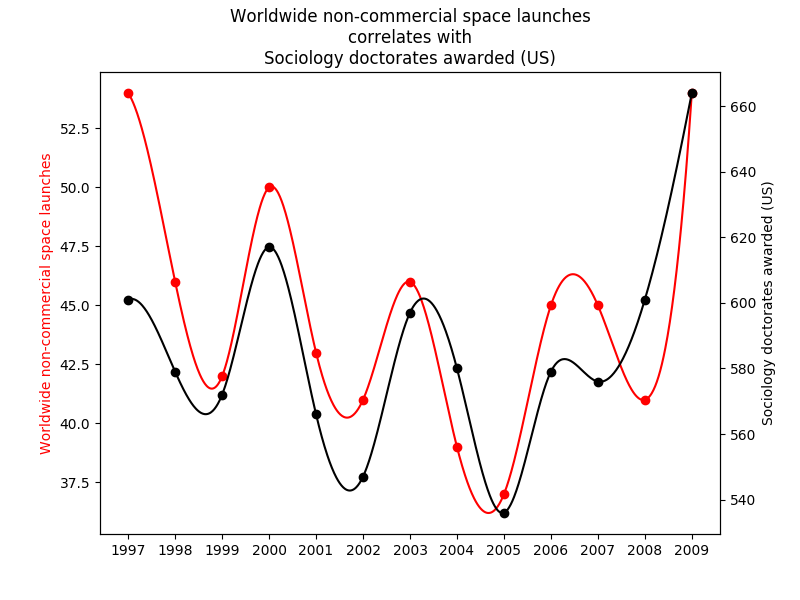

Write the Python code that produced this figure.
from os.path import join, dirname, realpath
import numpy as np
import pandas as pd
import matplotlib.pyplot as plt
from scipy import interpolate

path = realpath(join(dirname(__file__), 'spurrious_data.txt'))

def spurrious_plot():
	""" Recreates a plot from http://www.tylervigen.com/spurious-correlations """

	# read from a file like the assignment wants us to
	x = [] # years
	y1 = [] # worldwide non commercial space launches
	y2 = [] # sociology doctorates awarded (US)
	with open(path, 'r') as f:
		lines = f.readlines()
		x = list(map(int, lines[0].rstrip().split(',')))
		y1 = list(map(int, lines[1].rstrip().split(',')))
		y2 = list(map(int, lines[2].rstrip().split(',')))

	# this way would have been much cleaner
	# x = np.arange(1997, 2010)
	# y1 = [54, 46, 42, 50, 43, 41, 46, 39, 37, 45, 45, 41, 54]
	# y2 = [601, 579, 572, 617, 566, 547, 597, 580, 536, 579, 576, 601, 664]

	# crate the plot
	fig, ax1 = plt.subplots(figsize=(8,6))
	ax2 = ax1.twinx()

	# interplote data for smooth lines
	f1 = interpolate.interp1d(x, y1, kind='cubic')
	f2 = interpolate.interp1d(x, y2, kind='cubic')
	x_inter = np.linspace(min(x), max(x), 1000)

	ax1.plot(x, y1, 'o', x_inter, f1(x_inter), color='r')
	ax2.plot(x, y2, 'o', x_inter, f2(x_inter), color='k')

	ax1.set_ylabel('Worldwide non-commercial space launches', color='r')
	ax2.set_ylabel('Sociology doctorates awarded (US)', color='k')
	plt.xticks(x)
	plt.title('Worldwide non-commercial space launches\ncorrelates with\nSociology doctorates awarded (US)')
	plt.savefig('task21.png')
	plt.show()


if __name__ == '__main__':
	spurrious_plot()
